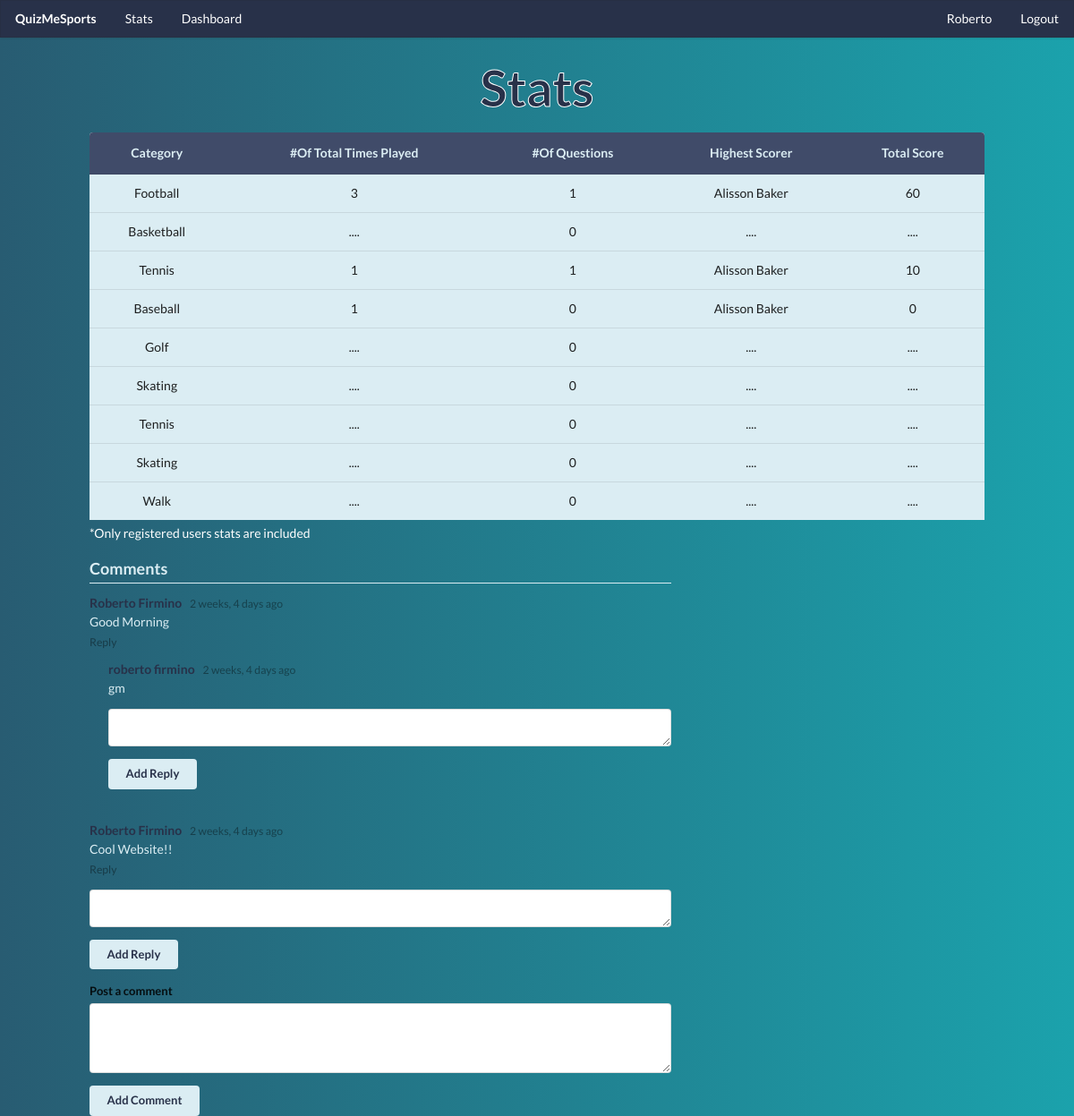
The app's page /stats (signed in) with its own data.
### login_app/models.py (models this page shows, shortened)
class User(models.Model):
    first_name= models.CharField(max_length=40)
    last_name= models.CharField(max_length=40, blank=True)
    email= models.EmailField()
    password= models.CharField(max_length=120)
    isadmin=models.BooleanField(default=False)
    created_at = models.DateTimeField(auto_now_add=True)
    updated_at = models.DateTimeField(auto_now=True)
    objects = UserManager()

### questions_app/models.py (models this page shows, shortened)
class Category(models.Model):
    title =  models.CharField(max_length=40)
    created_at = models.DateTimeField(auto_now_add=True)
    updated_at = models.DateTimeField(auto_now=True)
    objects = CategoryManager()

### profile_app/models.py (models this page shows, shortened)
class Comment(models.Model):
    comment_content = models.TextField()
    user_comment = models.ForeignKey(User, related_name='comment_by', on_delete=models.CASCADE)
    created_at = models.DateTimeField(auto_now_add=True)
    updated_at = models.DateTimeField(auto_now=True)
    objects = CommentManager()

class Reply(models.Model):
    reply_content = models.TextField()
    user_reply = models.ForeignKey(User, related_name='reply_by', on_delete=models.CASCADE)
    reply_to = models.ForeignKey(Comment, related_name='reply_to_comment', on_delete=models.CASCADE)
    created_at = models.DateTimeField(auto_now_add=True)
    updated_at = models.DateTimeField(auto_now=True)
    objects = CommentManager()

### profile_app/views.py (the view)
# urls.py: path('stats',views.stats),
def stats(request):
    if 'user_id' in request.session:
        categories= Category.objects.all()
        sum_scores=Score.objects.values('quiz_category','quiz_taken_by').annotate(sum=Sum('score')).order_by('-sum')
        highest_score=[]
        for catg in categories:
            for score in sum_scores:
                if score['quiz_category'] == catg.id :
                    highest_score.append(score)
                    break
        context={
            "categories":Category.objects.all(),
            "users":User.objects.all(),
            "scores":Score.objects.values('quiz_taken_by'),
            "comments":Comment.objects.all(),
            'replies':Reply.objects.all(),
            'highest_score':highest_score
        }
        return render(request,'categorystats.html',context)
    return HttpResponse(render(request,'index.html'))

### profile_app/templates/categorystats.html (shortened to what this page needs)
<!DOCTYPE html>
<html lang="en">
    <head>
        {% load static%}
        <link rel="stylesheet" href="{% static 'css/styles.css'%}">
        <link rel="stylesheet" href="https://cdn.jsdelivr.net/npm/semantic-ui@2.4.2/dist/semantic.min.css">
    </head>
    <body>
          <div id="navbar" class="ui fixed borderless menu">
            <a href="/play" class="header item">QuizMeSports</a>
            <a href="/stats" class="item">Stats</a>
            <a href="/dashboard" class="item">Dashboard</a>
            <div class="right menu">
                <a href="{%url 'user_page'%}" class="item">{{request.session.first_name| capfirst}}</a>
                <a href="{%url 'logout'%}" class="item">Logout</a>
            </div>
        </div>
        <div  id="dashboard-container">
            <h1 class="ui center aligned header">Stats</h1>
            <table class="ui  table center aligned">
                <thead>
                    <tr>
                        <th>Category</th>
                        <th>#Of Total Times Played</th>
                        <th>#Of Questions</th>
                        <th>Highest Scorer</th>
                        <th>Total Score</th>
                    </tr>
                </thead>
                <tbody>
                  {%for category in categories%}
                    {%if category.questions_in_category.count == 0%}
                      <tr>
                        <td>{{category.title| capfirst}}</td>
                        <td>....</td>
                        <td>{{category.questions_in_group.count }}</td>
                        <td>....</td>
                        <td>....</td>
                    {%else%}
                      <tr>
                        <td>{{category.title| capfirst}}</td>
                        <td>{{category.questions_in_category.count}}</td>
                        <td>{{category.questions_in_group.count}}</td>
                        {%for score in highest_score%}
                        {%if score.quiz_category == category.id %}
                          {%for user in users%}
                            {%if user.id == score.quiz_taken_by %}
                              <td>{{ user.first_name| capfirst}} {{ user.last_name| capfirst}}</td>
                              <td>{{ score.sum}}</td>
                            {%endif%}
                          {%endfor%}
                        {%endif%}
                      {%endfor%}
                      </tr>
                    {%endif%}
                  {%endfor%}
                </tbody>
              </table>
              <p class="comments-note">*Only registered users stats are included</p>
              <div class="ui comments">
                <h3 class="ui dividing header">Comments</h3>
                <div id="comment_content_reply">
                {%for comment in comments%}
                  <div id ="comment_content" class="comment">
                      <a  class="author">{{comment.user_comment.first_name| capfirst}} {{comment.user_comment.last_name| capfirst}}</a>
                      <div class="metadata">
                        <span class="date">{{comment.created_at|timesince}} ago</span>
                      </div>
                      <p class="text">{{comment.comment_content}}</p>
                      <div class="actions">
                        <a id="reply{{comment.id}}" class="reply">Reply</a>
                  </div>
                    {%for reply in replies%}
                      {%if reply.reply_to.id == comment.id%}
                      <div class="comments">
                        <div class="comment">
                            <a class="author">{{reply.user_reply.first_name}} {{reply.user_reply.last_name}}</a>
                            <div class="metadata">
                              <span class="date">{{reply.created_at|timesince}} ago</span>
                            </div>
                            <p class="text">
                              {{reply.reply_content}}
                            </p>
                        </div>
                      {%endif%}
                    {%endfor%}
                    <form id="reply-form" class="ui reply form">
                      <div class="field">
                        <textarea rows="1" name="reply"></textarea>
                      </div>
                      <input type='submit' value='Add Reply' class="ui small button">
                    </form>
                  </div>
                {%endfor%}
              </div>
            </div>
                <form id="comment-form" class="ui reply form">
                  <div class="field">
                    <label>Post a comment</label>
                    <textarea rows="3" name="comment"></textarea>
                  </div>
                  <input type='submit' value='Add Comment' class="ui small button">
                </form>
              </div>
        </div>
    </body>
</html>

### quiz_app/static/css/styles.css (style rules this page uses)
:root { --primary-color: #00818a; --secondary-color: #404b69; --tertiary-color: #dbedf3; --fourth-color: #283149; }
body { margin: 0 !important; height: 0 !important; background: #0f2027 !important; background: -webkit-linear-gradient(to right, #285c72, #1ba2ac) !important; background: linear-gradient( to right, #285c72, #1ba2ac ) !important; }
h1 { color: var(--fourth-color) !important; -webkit-text-stroke: 1px white; font-size: 4rem !important; }
table.ui.table { border: none; }
table.ui.table thead th { background-color: var(--secondary-color); color: var(--tertiary-color); }
table.ui.table tbody td { background-color: var(--tertiary-color); }
#navbar { background-color: var(--fourth-color); }
#navbar a { color: white; }
div#dashboard-container { max-width: 1000px; margin: 0 auto; margin-top: 5rem; }
.ui.comments textarea { height: auto !important; }
.ui.comments .ui.dividing.header { border-bottom-color: var(--tertiary-color); }
#dashboard-container table { margin-bottom: 0; }
.comments-note { color: white; margin-top: 5px; }
.ui.comments h3.header, .ui.comments .comment p.text { color: var(--tertiary-color); }
.ui.comments .comment a.author { color: var(--fourth-color); }
.ui.comments .button { background-color: var(--tertiary-color); color: var(--fourth-color); }

### records on screen
User: session.first_name "Roberto"
Category: title "Football", questions_in_category.count "3", questions_in_group.count "1"
User: first_name "Alisson", last_name "Baker", sum "60", sum "10", sum "0"
Category: title "Basketball", questions_in_group.count "0"
Category: title "Tennis", questions_in_category.count "1", questions_in_group.count "1"
Category: title "Baseball", questions_in_category.count "1", questions_in_group.count "0"
Category: title "Golf", questions_in_group.count "0"
Category: title "Skating", questions_in_group.count "0"
Category: title "Tennis", questions_in_group.count "0"
Category: title "Skating", questions_in_group.count "0"
Category: title "Walk", questions_in_group.count "0"
Comment: user_comment.first_name "Roberto", user_comment.last_name "Firmino", created_at "2 weeks, 4 days", comment_content "Good Morning"
Reply: user_reply.first_name "roberto", user_reply.last_name "firmino", created_at "2 weeks, 4 days", reply_content "gm"
Comment: user_comment.first_name "Roberto", user_comment.last_name "Firmino", created_at "2 weeks, 4 days", comment_content "Cool Website!!"
